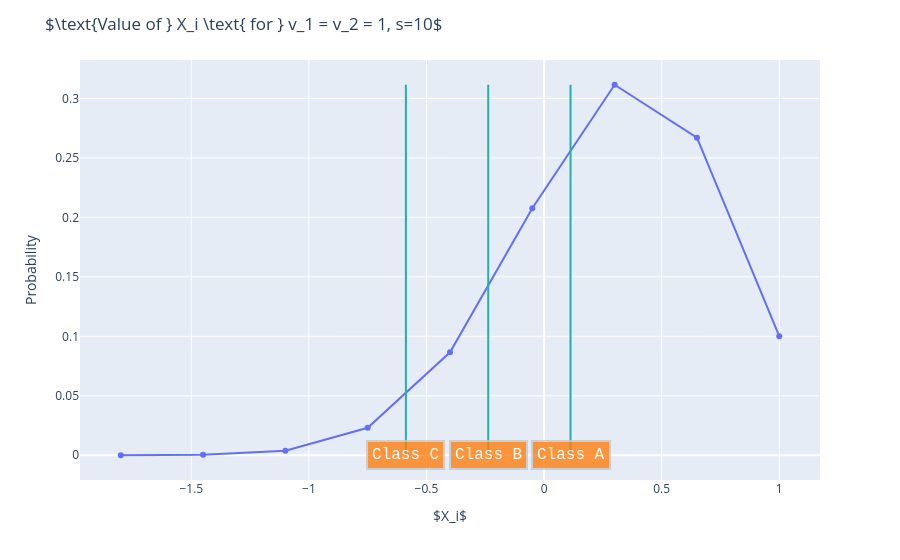

Notebook cell for this chart:
### Code cell
import plotly.express as px

def draw_line(fig, x, y_max, text):
    fig.add_shape(
        type="line",
        x0=x,
        y0=0,
        x1=x,
        y1=y_max,
        line=dict(
            color="LightSeaGreen",
            width=2,
        ),
    )
    fig.add_annotation(
        x=x,
        y=0,
        text=text,
        showarrow=False,
        font=dict(
            family="Courier New, monospace",
            size=16,
            color="#ffffff"
        ),
        align="center",
        bordercolor="#c7c7c7",
        borderwidth=2,
        borderpad=4,
        bgcolor="#ff7f0e",
        opacity=0.8,
        valign="top"
    )
def plot_distribution(v0_resp, v1_resp):
    r = get_distribution(1, v0_resp, 1, v1_resp, 0)
    x = [k for k,v in r.items()]
    y = [v for k,v in r.items()]

    fig = px.scatter(x=x, y=y)
    fig.update_traces( mode='lines+markers')
    draw_line(fig, -(b), max(y), "Class A")
    draw_line(fig, -(b+(u-l)), max(y), "Class B")
    draw_line(fig, -(b+(u-l)*2), max(y), "Class C")
    fig.update_layout(title_text=rf"$\text{{Value of }} X_i \text{{ for }} v_1 = v_2 = 1, s={s}$", xaxis_title="$X_i$", yaxis_title="Probability")
    fig.show()
    fig.write_html("plots/distribution.html", include_mathjax='cdn')


plot_distribution(u, u)

### Figure 1 — Plotly figure (JSON) as saved in the notebook; plotly's stock layout.template omitted (floating-point values rounded to 4 significant figures)
{"data": [{"hovertemplate": "x=%{x}<br>y=%{y}<extra></extra>", "legendgroup": "", "marker": {"color": "#636efa", "symbol": "circle"}, "mode": "lines+markers", "name": "", "orientation": "v", "showlegend": false, "type": "scatter", "x": [-1.8, -1.45, -1.1, -0.75, -0.4, -0.05, 0.3, 0.65, 1.0], "xaxis": "x", "y": [1.526e-05, 0.0003662, 0.003845, 0.02307, 0.08652, 0.2076, 0.3115, 0.267, 0.1001], "yaxis": "y"}], "layout": {"annotations": [{"align": "center", "bgcolor": "#ff7f0e", "bordercolor": "#c7c7c7", "borderpad": 4, "borderwidth": 2, "font": {"color": "#ffffff", "family": "Courier New, monospace", "size": 16}, "opacity": 0.8, "showarrow": false, "text": "Class A", "valign": "top", "x": 0.1125, "y": 0}, {"align": "center", "bgcolor": "#ff7f0e", "bordercolor": "#c7c7c7", "borderpad": 4, "borderwidth": 2, "font": {"color": "#ffffff", "family": "Courier New, monospace", "size": 16}, "opacity": 0.8, "showarrow": false, "text": "Class B", "valign": "top", "x": -0.2375, "y": 0}, {"align": "center", "bgcolor": "#ff7f0e", "bordercolor": "#c7c7c7", "borderpad": 4, "borderwidth": 2, "font": {"color": "#ffffff", "family": "Courier New, monospace", "size": 16}, "opacity": 0.8, "showarrow": false, "text": "Class C", "valign": "top", "x": -0.5875, "y": 0}], "legend": {"tracegroupgap": 0}, "margin": {"t": 60}, "shapes": [{"line": {"color": "LightSeaGreen", "width": 2}, "type": "line", "x0": 0.1125, "x1": 0.1125, "y0": 0, "y1": 0.3115}, {"line": {"color": "LightSeaGreen", "width": 2}, "type": "line", "x0": -0.2375, "x1": -0.2375, "y0": 0, "y1": 0.3115}, {"line": {"color": "LightSeaGreen", "width": 2}, "type": "line", "x0": -0.5875, "x1": -0.5875, "y0": 0, "y1": 0.3115}], "title": {"text": "$\\text{Value of } X_i \\text{ for } v_1 = v_2 = 1, s=10$"}, "xaxis": {"anchor": "y", "domain": [0, 1], "title": {"text": "$X_i$"}}, "yaxis": {"anchor": "x", "domain": [0, 1], "title": {"text": "Probability"}}}}
